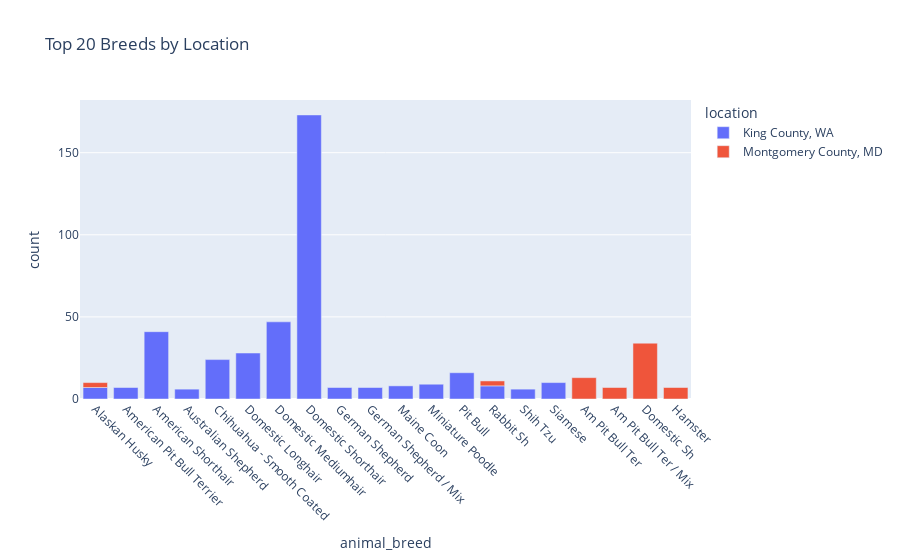

This figure's notebook cell:
### Code cell
# Create interactive breed treemap chart
breed_fig = visualizer.create_interactive_breed_treemap_chart()
if breed_fig:
    breed_fig.show()

### Figure 1 — Plotly figure (JSON) as saved in the notebook; plotly's stock layout.template omitted (floating-point values rounded to 4 significant figures)
{"data": [{"hovertemplate": "location=King County, WA<br>animal_breed=%{x}<br>count=%{y}<extra></extra>", "legendgroup": "King County, WA", "marker": {"color": "#636efa", "pattern": {"shape": ""}}, "name": "King County, WA", "orientation": "v", "showlegend": true, "textposition": "auto", "type": "bar", "x": ["Alaskan Husky", "American Pit Bull Terrier", "American Shorthair", "Australian Shepherd", "Chihuahua - Smooth Coated", "Domestic Longhair", "Domestic Mediumhair", "Domestic Shorthair", "German Shepherd", "German Shepherd / Mix", "Maine Coon", "Miniature Poodle", "Pit Bull", "Rabbit Sh", "Shih Tzu", "Siamese"], "xaxis": "x", "y": [7, 7, 41, 6, 24, 28, 47, 173, 7, 7, 8, 9, 16, 8, 6, 10], "yaxis": "y"}, {"hovertemplate": "location=Montgomery County, MD<br>animal_breed=%{x}<br>count=%{y}<extra></extra>", "legendgroup": "Montgomery County, MD", "marker": {"color": "#EF553B", "pattern": {"shape": ""}}, "name": "Montgomery County, MD", "orientation": "v", "showlegend": true, "textposition": "auto", "type": "bar", "x": ["Alaskan Husky", "Am Pit Bull Ter", "Am Pit Bull Ter / Mix", "Domestic Sh", "Hamster", "Rabbit Sh"], "xaxis": "x", "y": [3, 13, 7, 34, 7, 3], "yaxis": "y"}], "layout": {"barmode": "relative", "legend": {"title": {"text": "location"}, "tracegroupgap": 0}, "title": {"text": "Top 20 Breeds by Location"}, "xaxis": {"anchor": "y", "domain": [0, 1], "tickangle": 45, "title": {"text": "animal_breed"}}, "yaxis": {"anchor": "x", "domain": [0, 1], "title": {"text": "count"}}}}
